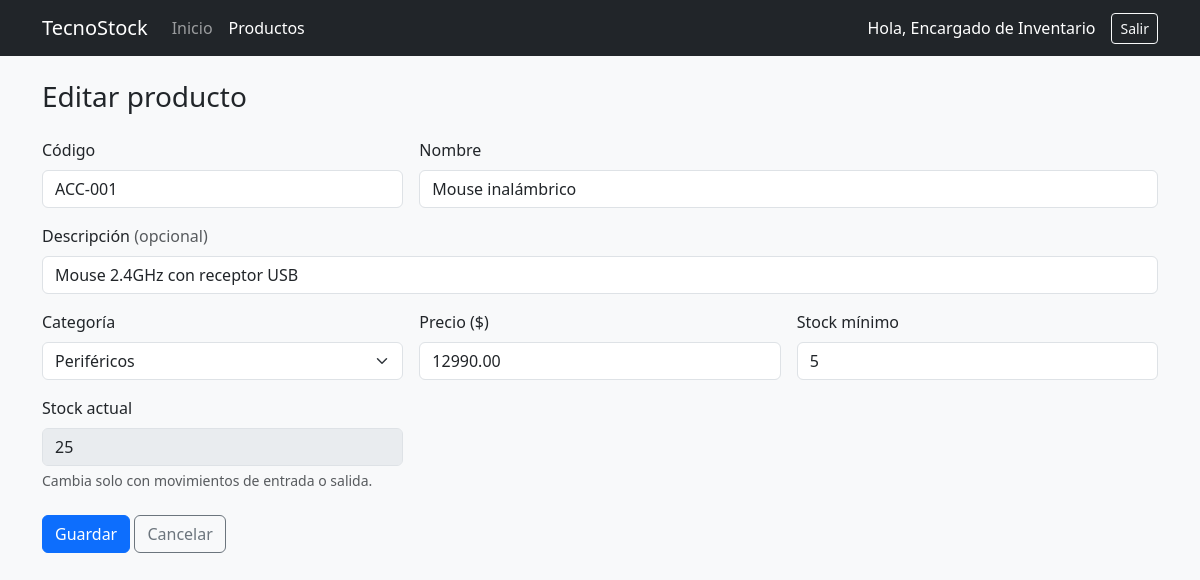
/productos/editar.php?id=1 (signed in), run on the app's committed database.
### tables this page shows
CREATE TABLE producto (
    id_producto  INT UNSIGNED  NOT NULL AUTO_INCREMENT,
    codigo       VARCHAR(30)   NOT NULL,
    nombre       VARCHAR(120)  NOT NULL,
    descripcion  VARCHAR(255)  NULL,
    precio       DECIMAL(10,2) NOT NULL,
    stock_actual INT           NOT NULL DEFAULT 0,
    stock_minimo INT           NOT NULL DEFAULT 0,
    estado       TINYINT(1)    NOT NULL DEFAULT 1,
    id_categoria INT UNSIGNED  NOT NULL,
    CONSTRAINT pk_producto        PRIMARY KEY (id_producto),
    CONSTRAINT uq_producto_codigo UNIQUE (codigo),
    CONSTRAINT fk_producto_categoria FOREIGN KEY (id_categoria)
        REFERENCES categoria (id_categoria)
        ON UPDATE CASCADE ON DELETE RESTRICT,
    CONSTRAINT ck_producto_precio       CHECK (precio >= 0),
    CONSTRAINT ck_producto_stock_actual CHECK (stock_actual >= 0),
    CONSTRAINT ck_producto_stock_minimo CHECK (stock_minimo >= 0),
    INDEX idx_producto_nombre (nombre)
);

CREATE TABLE categoria (
    id_categoria INT UNSIGNED NOT NULL AUTO_INCREMENT,
    nombre       VARCHAR(80)  NOT NULL,
    descripcion  VARCHAR(255) NULL,
    estado       TINYINT(1)   NOT NULL DEFAULT 1,
    CONSTRAINT pk_categoria        PRIMARY KEY (id_categoria),
    CONSTRAINT uq_categoria_nombre UNIQUE (nombre)
);

### productos/editar.php (called while the page is built, shortened)
<?php
require __DIR__ . '/../config/db.php';
require __DIR__ . '/../includes/auth.php';
$id = filter_input(INPUT_GET, 'id', FILTER_VALIDATE_INT);
$stmt = $pdo->prepare('SELECT * FROM producto WHERE id_producto = :id');
$stmt->execute([':id' => $id ?: 0]);
$producto = $stmt->fetch();
$categorias  = $pdo->query('SELECT id_categoria, nombre FROM categoria WHERE estado = 1 ORDER BY nombre')->fetchAll();
$stockActual = $producto['stock_actual'];
$datos = [
    'codigo'       => $producto['codigo'],
    'nombre'       => $producto['nombre'],
    'descripcion'  => $producto['descripcion'] ?? '',
    'precio'       => $producto['precio'],
    'stock_minimo' => (string) $producto['stock_minimo'],
    'id_categoria' => (string) $producto['id_categoria'],
];
$errores = [];
$titulo  = 'Editar producto';
$esNuevo = false;
require __DIR__ . '/../includes/header.php';
require __DIR__ . '/_form.php';
require __DIR__ . '/../includes/footer.php';

### includes/auth.php (called while the page is built, shortened)
<?php
function e(?string $texto): string {
    return htmlspecialchars($texto ?? '', ENT_QUOTES, 'UTF-8');
}

### productos/_form.php (the view, shortened to what this page needs)
<?php
function cls(array $errores, string $campo): string {
    return isset($errores[$campo]) ? ' is-invalid' : '';
}
?>
<h1 class="h3 mb-4"><?= e($titulo) ?></h1>
<form id="form-producto" method="post" action="" novalidate>
    <div class="row g-3">
        <div class="col-md-4">
            <label for="codigo" class="form-label">Código</label>
            <input type="text" class="form-control<?= cls($errores, 'codigo') ?>" id="codigo" name="codigo"
                   value="<?= e($datos['codigo']) ?>" maxlength="30" required>
        </div>
        <div class="col-md-8">
            <label for="nombre" class="form-label">Nombre</label>
            <input type="text" class="form-control<?= cls($errores, 'nombre') ?>" id="nombre" name="nombre"
                   value="<?= e($datos['nombre']) ?>" maxlength="120" required>
        </div>
        <div class="col-12">
            <label for="descripcion" class="form-label">Descripción <span class="text-muted">(opcional)</span></label>
            <input type="text" class="form-control<?= cls($errores, 'descripcion') ?>" id="descripcion" name="descripcion"
                   value="<?= e($datos['descripcion']) ?>" maxlength="255">
        </div>
        <div class="col-md-4">
            <label for="id_categoria" class="form-label">Categoría</label>
            <select class="form-select<?= cls($errores, 'id_categoria') ?>" id="id_categoria" name="id_categoria" required>
                <?php foreach ($categorias as $c): ?>
                    <option value="<?= (int) $c['id_categoria'] ?>"
                        <?= (string) $c['id_categoria'] === (string) $datos['id_categoria'] ? 'selected' : '' ?>>
                        <?= e($c['nombre']) ?>
                    </option>
                <?php endforeach; ?>
            </select>
        </div>
        <div class="col-md-4">
            <label for="precio" class="form-label">Precio ($)</label>
            <input type="number" class="form-control<?= cls($errores, 'precio') ?>" id="precio" name="precio"
                   value="<?= e($datos['precio']) ?>" min="0" step="0.01" required>
        </div>
        <div class="col-md-4">
            <label for="stock_minimo" class="form-label">Stock mínimo</label>
            <input type="number" class="form-control<?= cls($errores, 'stock_minimo') ?>" id="stock_minimo" name="stock_minimo"
                   value="<?= e($datos['stock_minimo']) ?>" min="0" step="1" required>
        </div>
        <?php if ($esNuevo): ?>
        <div class="col-md-4">
            <label for="stock_inicial" class="form-label">Stock inicial</label>
            <input type="number" class="form-control<?= cls($errores, 'stock_inicial') ?>" id="stock_inicial" name="stock_inicial"
                   value="<?= e($datos['stock_inicial']) ?>" min="0" step="1">
            <div class="invalid-feedback"><?= e($errores['stock_inicial'] ?? '') ?></div>
            <div class="form-text">Si es mayor a 0, se registra como una entrada.</div>
        </div>
        <?php else: ?>
        <div class="col-md-4">
            <label class="form-label">Stock actual</label>
            <input type="text" class="form-control" value="<?= (int) $stockActual ?>" disabled>
            <div class="form-text">Cambia solo con movimientos de entrada o salida.</div>
        </div>
        <?php endif; ?>
    </div>
    <div class="mt-4">
        <button type="submit" class="btn btn-primary">Guardar</button>
        <a href="<?= BASE_URL ?>/productos/listar.php" class="btn btn-outline-secondary">Cancelar</a>
    </div>
</form>

### data on the page
producto: codigo "ACC-001", nombre "Mouse inalámbrico", descripcion "Mouse 2.4GHz con receptor USB", id_categoria "Periféricos", precio "12990.00", stock_minimo "5", stock_actual "25"

### other printed values
$_SESSION['nombre'] "Encargado de Inventario"
$titulo "Editar producto"
